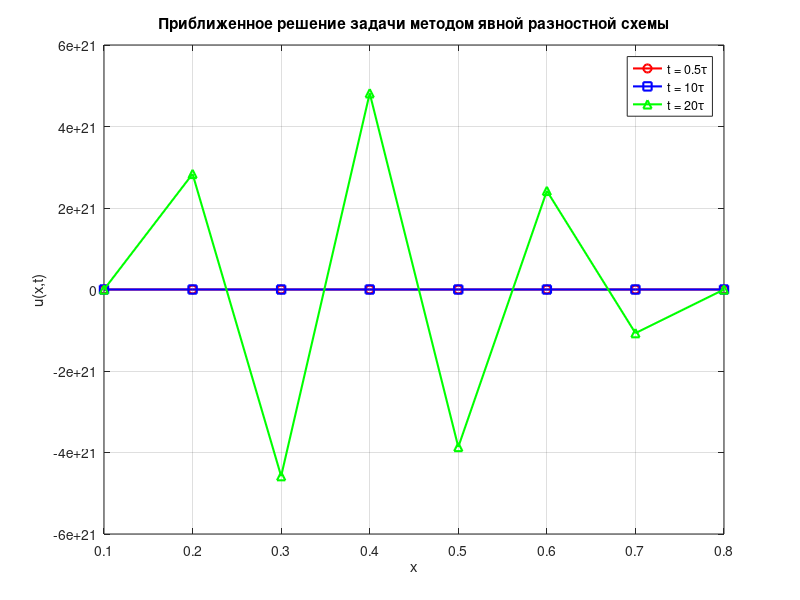

Write the MATLAB code that produced this figure.
% Задаем параметры задачи
a = 0.1; % Начало интервала
b = 0.8; % Конец интервала
l = b - a; % Длина интервала
A = 3; % Значение на левой границе
B = 1; % Значение на правой границе
tau = 0.05; % Шаг по времени
h = 0.1; % Шаг по пространству
T = 2; % Общее время моделирования

% Определяем вектор пространственных координат
x = a:h:b; % Создание сетки из точек [a, b] с шагом h
Nx = length(x); % Количество пространственных точек
nt = round(T / tau); % Количество временных шагов
tvec = 0:tau:T; % Вектор временных значений

% Инициализируем матрицу для решения
u = zeros(Nx, nt + 1); % Программа по умолчанию устанавливает значение нульевой матрицы Nx на nt+1

% Установка начальных условий
for i = 1:Nx
    % Устанавливаем начальные значения для каждой точки x
    u(i, 1) = ((A - B) * (x(i) - a)) / l + A; % Линейная интерполяция для начальной температуры
end

% Определяем функции коэффициента и источника
k = @(x) cos(x); % Функция коэффициента
f = @(x) 10 * sin(x); % Функция источника

% Вычисление полусредних значений коэффициентов
k_half = zeros(Nx - 1, 1); % Инициализация вектора для полусредних значений
for i = 1:(Nx - 1)
    % Вычисляем среднее значение k на интервале между x(i) и x(i+1)
    k_half(i) = (k(x(i)) + k(x(i + 1))) / 2; 
end

% Основной временной цикл
for n = 1:nt
    u_new = u(:, n); % Копируем текущее состояние в новую переменную
    current_t = tvec(n); % Получаем текущее время
    
    % Цикл по пространственным точкам
    for i = 2:(Nx - 1)
        % Вычисляем вторую производную по пространству
        d2udx = ( k_half(i) * (u(i + 1, n) - u(i, n)) - k_half(i - 1) * (u(i, n) - u(i - 1, n)) ) / h^2;
        u_new(i) = u(i, n) + tau * ( d2udx + f(x(i)) * (1 - exp(-current_t))); % Обновляем значение u с учетом второй производной и источника
    end
    
    % Установка граничных условий
    u_new(1) = A; % Левое граничное значение u
    u_new(Nx) = B; % Правое граничное значение u
    
    % Сохраняем новое состояние в матрицу
    u(:, n + 1) = u_new; 
end

% Вычисление среднего значения между первыми двумя временными шагами
u_halfTau = (u(:, 1) + u(:, 2)) / 2;

% Извлечение значений u в указанные временные моменты
index_10tau = 10 + 1; % Индекс для 10tau
u_10tau = u(:, index_10tau); % Значения на временном моменте 10tau

index_20tau = 20 + 1; % Индекс для 20tau
u_20tau = u(:, index_20tau); % Значения на временном моменте 20tau

% Визуализация результатов
figure; % Создание новой фигуры
plot(x, u_halfTau, 'r-o', 'LineWidth', 1.5); hold on; % График для t = 0.5tau
plot(x, u_10tau, 'b-s', 'LineWidth', 1.5); % График для t = 10tau
plot(x, u_20tau, 'g-^', 'LineWidth', 1.5); % График для t = 20tau
xlabel('x'); % Подпись для оси x
ylabel('u(x,t)'); % Подпись для оси y
legend('t = 0.5\tau', 't = 10\tau', 't = 20\tau'); % Легенда для графиков
title('Приближенное решение задачи методом явной разностной схемы'); % Заголовок графика
grid on; % Включение сетки